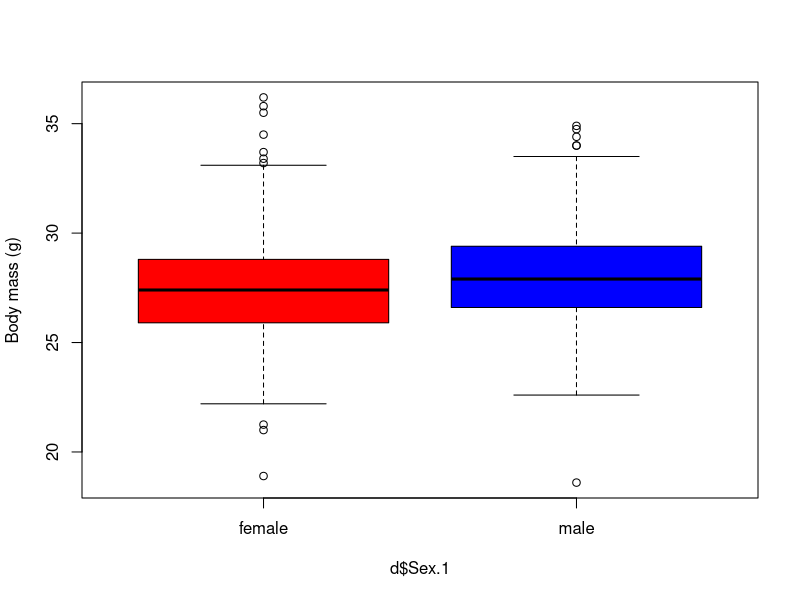

Here is the R script that generated this plot:
rm(list = ls())
graphics.off()
d = read.table("../Data/SparrowSize.txt",header = T)
boxplot(d$Mass~d$Sex.1, col = c("red", "blue"), ylab="Body mass (g)")

#t-test
t.test1 <- t.test(d$Mass~d$Sex.1)
t.test1

d1<-as.data.frame(head(d, 50))
length(d1$Mass)

t.test2 <- t.test(d1$Mass~d1$Sex) 
t.test2

# sex vs tarsus
d2 = subset(d,d$Sex!= "NA")
d2 = subset(d2,d2$Tarsus!= "NA")
test_sex_tarsus <- t.test(d2$Tarsus~d2$Sex)
test_sex_tarsus

# length 2001 vs total
d3 = subset(d, d$Wing != "NA")
d3_2001 = subset(d3,d3$Year == "2001")

test3 = t.test(d3$Wing,d3_2001$Wing)
test3
